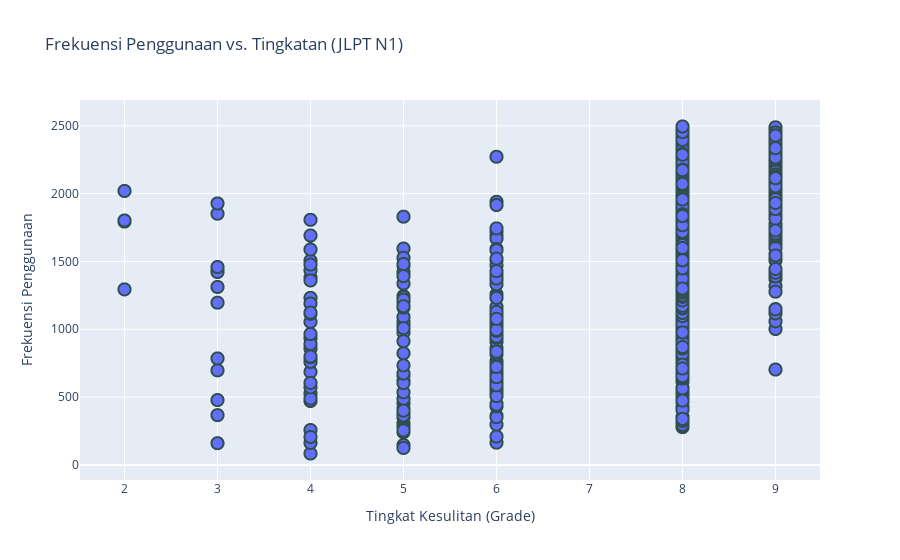
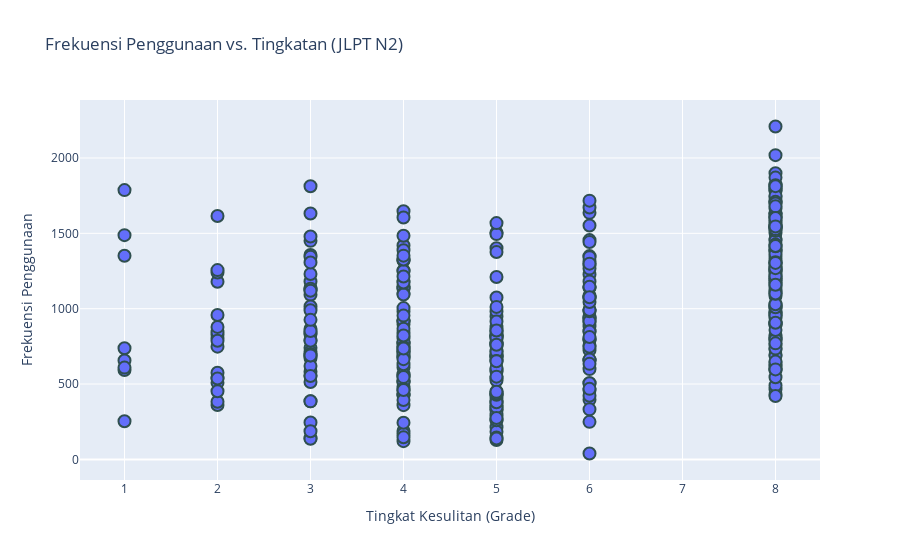
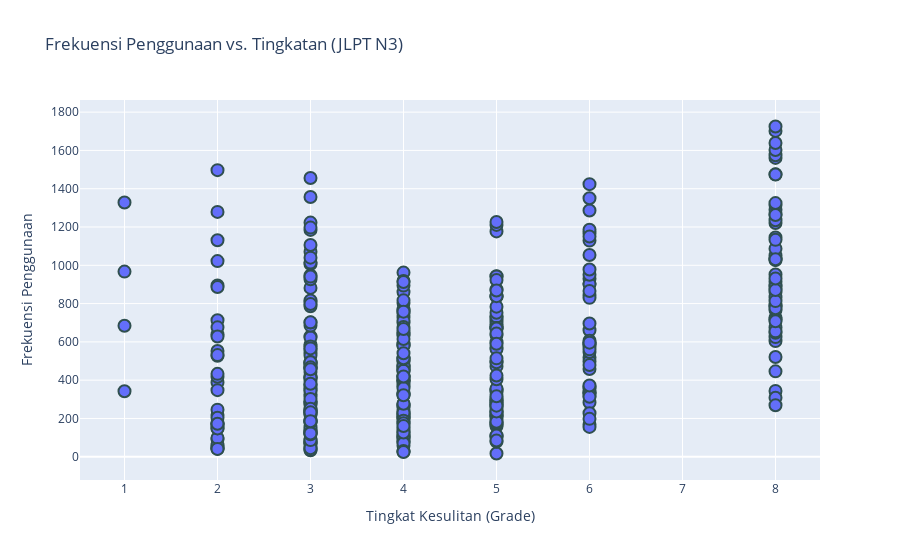
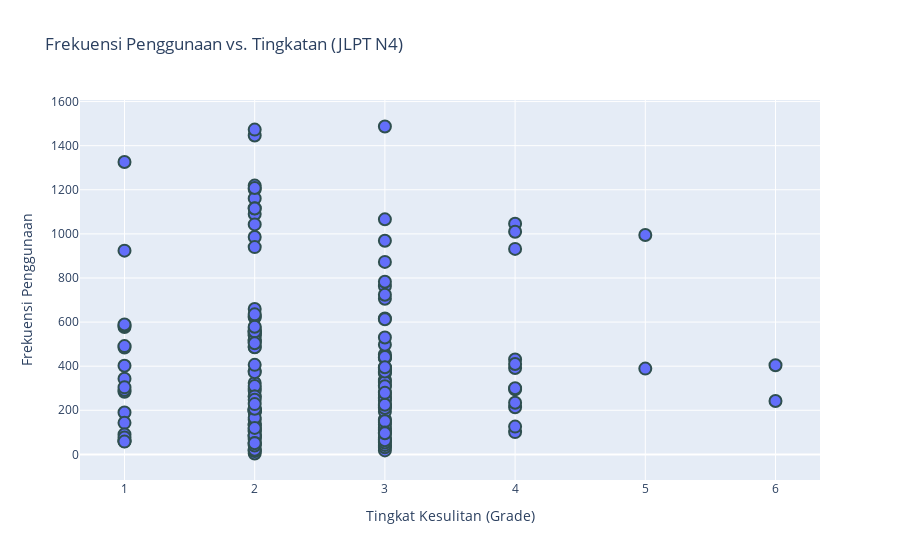

The cell these charts' notebook holds for them, in order:
### Markdown cell above
### **Visualisasi scatter plot**

### Code cell
fig1 = px.scatter(df[df['jlpt_new']==1], x='grade', y='freq', hover_name=df[df['jlpt_new']==1].index,
                 title='Frekuensi Penggunaan vs. Tingkatan (JLPT N1)',
                 labels={'grade': 'Tingkat Kesulitan (Grade)', 'freq': 'Frekuensi Penggunaan'})
fig1.update_traces(marker=dict(size=12,
                              line=dict(width=2,
                                        color='DarkSlateGrey')),
                  selector=dict(mode='markers'))
fig1.show()

fig2 = px.scatter(df[df['jlpt_new']==2], x='grade', y='freq', hover_name=df[df['jlpt_new']==2].index,
                 title='Frekuensi Penggunaan vs. Tingkatan (JLPT N2)',
                 labels={'grade': 'Tingkat Kesulitan (Grade)', 'freq': 'Frekuensi Penggunaan'})
fig2.update_traces(marker=dict(size=12,
                              line=dict(width=2,
                                        color='DarkSlateGrey')),
                  selector=dict(mode='markers'))
fig2.show()

fig3 = px.scatter(df[df['jlpt_new']==3], x='grade', y='freq', hover_name=df[df['jlpt_new']==3].index,
                 title='Frekuensi Penggunaan vs. Tingkatan (JLPT N3)',
                 labels={'grade': 'Tingkat Kesulitan (Grade)', 'freq': 'Frekuensi Penggunaan'})
fig3.update_traces(marker=dict(size=12,
                              line=dict(width=2,
                                        color='DarkSlateGrey')),
                  selector=dict(mode='markers'))
fig3.show()

fig4 = px.scatter(df[df['jlpt_new']==4], x='grade', y='freq', hover_name=df[df['jlpt_new']==4].index,
                 title='Frekuensi Penggunaan vs. Tingkatan (JLPT N4)',
                 labels={'grade': 'Tingkat Kesulitan (Grade)', 'freq': 'Frekuensi Penggunaan'})
fig4.update_traces(marker=dict(size=12,
                              line=dict(width=2,
                                        color='DarkSlateGrey')),
                  selector=dict(mode='markers'))
fig4.show()

fig5 = px.scatter(df[df['jlpt_new']==5], x='grade', y='freq', hover_name=df[df['jlpt_new']==5].index,
                 title='Frekuensi Penggunaan vs. Tingkatan (JLPT N5)',
                 labels={'grade': 'Tingkat Kesulitan (Grade)', 'freq': 'Frekuensi Penggunaan'})
fig5.update_traces(marker=dict(size=12,
                              line=dict(width=2,
                                        color='DarkSlateGrey')),
                  selector=dict(mode='markers'))
fig5.show()

### Figure 1 — Plotly figure (JSON) as saved in the notebook; plotly's stock layout.template omitted (floating-point values rounded to 4 significant figures; data arrays with more than 128 entries replaced by an {"elided": "..."} marker saying what was removed)
{"data": [{"hovertemplate": "<b>%{hovertext}</b><br><br>Tingkat Kesulitan (Grade)=%{x}<br>Frekuensi Penggunaan=%{y}<extra></extra>", "hovertext": {"elided": "1232 str values"}, "legendgroup": "", "marker": {"color": "#636efa", "line": {"color": "DarkSlateGrey", "width": 2}, "size": 12, "symbol": "circle"}, "mode": "markers", "name": "", "showlegend": false, "type": "scattergl", "x": {"elided": "1232 int values"}, "xaxis": "x", "y": {"elided": "1232 int values"}, "yaxis": "y"}], "layout": {"legend": {"tracegroupgap": 0}, "title": {"text": "Frekuensi Penggunaan vs. Tingkatan (JLPT N1)"}, "xaxis": {"anchor": "y", "domain": [0, 1], "title": {"text": "Tingkat Kesulitan (Grade)"}}, "yaxis": {"anchor": "x", "domain": [0, 1], "title": {"text": "Frekuensi Penggunaan"}}}}

### Figure 2 — Plotly figure (JSON) as saved in the notebook; plotly's stock layout.template omitted (floating-point values rounded to 4 significant figures; data arrays with more than 128 entries replaced by an {"elided": "..."} marker saying what was removed)
{"data": [{"hovertemplate": "<b>%{hovertext}</b><br><br>Tingkat Kesulitan (Grade)=%{x}<br>Frekuensi Penggunaan=%{y}<extra></extra>", "hovertext": {"elided": "367 str values"}, "legendgroup": "", "marker": {"color": "#636efa", "line": {"color": "DarkSlateGrey", "width": 2}, "size": 12, "symbol": "circle"}, "mode": "markers", "name": "", "orientation": "v", "showlegend": false, "type": "scatter", "x": {"elided": "367 int values"}, "xaxis": "x", "y": {"elided": "367 int values"}, "yaxis": "y"}], "layout": {"legend": {"tracegroupgap": 0}, "title": {"text": "Frekuensi Penggunaan vs. Tingkatan (JLPT N2)"}, "xaxis": {"anchor": "y", "domain": [0, 1], "title": {"text": "Tingkat Kesulitan (Grade)"}}, "yaxis": {"anchor": "x", "domain": [0, 1], "title": {"text": "Frekuensi Penggunaan"}}}}

### Figure 3 — Plotly figure (JSON) as saved in the notebook; plotly's stock layout.template omitted (floating-point values rounded to 4 significant figures; data arrays with more than 128 entries replaced by an {"elided": "..."} marker saying what was removed)
{"data": [{"hovertemplate": "<b>%{hovertext}</b><br><br>Tingkat Kesulitan (Grade)=%{x}<br>Frekuensi Penggunaan=%{y}<extra></extra>", "hovertext": {"elided": "367 str values"}, "legendgroup": "", "marker": {"color": "#636efa", "line": {"color": "DarkSlateGrey", "width": 2}, "size": 12, "symbol": "circle"}, "mode": "markers", "name": "", "orientation": "v", "showlegend": false, "type": "scatter", "x": {"elided": "367 int values"}, "xaxis": "x", "y": {"elided": "367 int values"}, "yaxis": "y"}], "layout": {"legend": {"tracegroupgap": 0}, "title": {"text": "Frekuensi Penggunaan vs. Tingkatan (JLPT N3)"}, "xaxis": {"anchor": "y", "domain": [0, 1], "title": {"text": "Tingkat Kesulitan (Grade)"}}, "yaxis": {"anchor": "x", "domain": [0, 1], "title": {"text": "Frekuensi Penggunaan"}}}}

### Figure 4 — Plotly figure (JSON) as saved in the notebook; plotly's stock layout.template omitted (floating-point values rounded to 4 significant figures; data arrays with more than 128 entries replaced by an {"elided": "..."} marker saying what was removed)
{"data": [{"hovertemplate": "<b>%{hovertext}</b><br><br>Tingkat Kesulitan (Grade)=%{x}<br>Frekuensi Penggunaan=%{y}<extra></extra>", "hovertext": {"elided": "166 str values"}, "legendgroup": "", "marker": {"color": "#636efa", "line": {"color": "DarkSlateGrey", "width": 2}, "size": 12, "symbol": "circle"}, "mode": "markers", "name": "", "orientation": "v", "showlegend": false, "type": "scatter", "x": {"elided": "166 int values"}, "xaxis": "x", "y": {"elided": "166 int values"}, "yaxis": "y"}], "layout": {"legend": {"tracegroupgap": 0}, "title": {"text": "Frekuensi Penggunaan vs. Tingkatan (JLPT N4)"}, "xaxis": {"anchor": "y", "domain": [0, 1], "title": {"text": "Tingkat Kesulitan (Grade)"}}, "yaxis": {"anchor": "x", "domain": [0, 1], "title": {"text": "Frekuensi Penggunaan"}}}}
